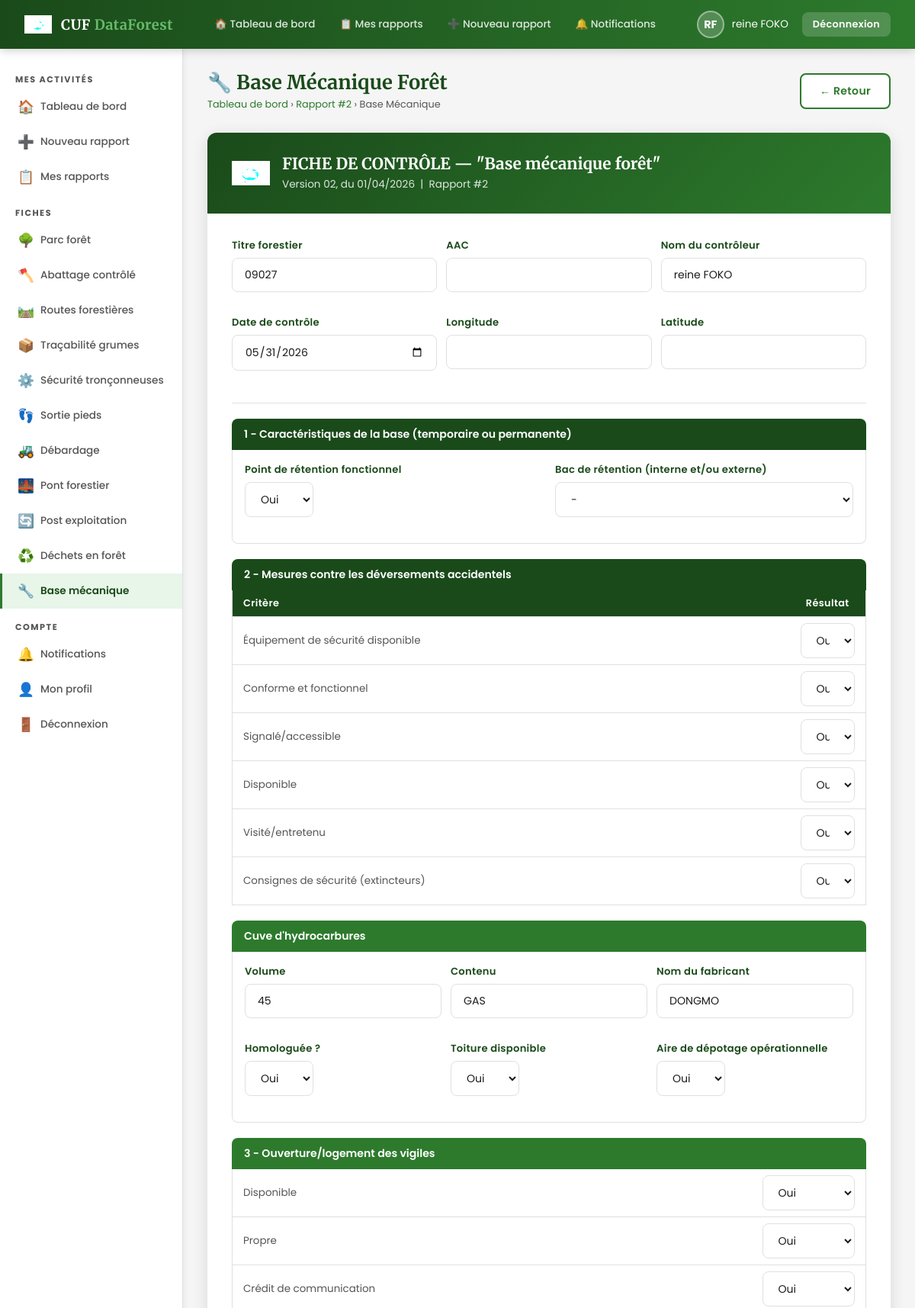
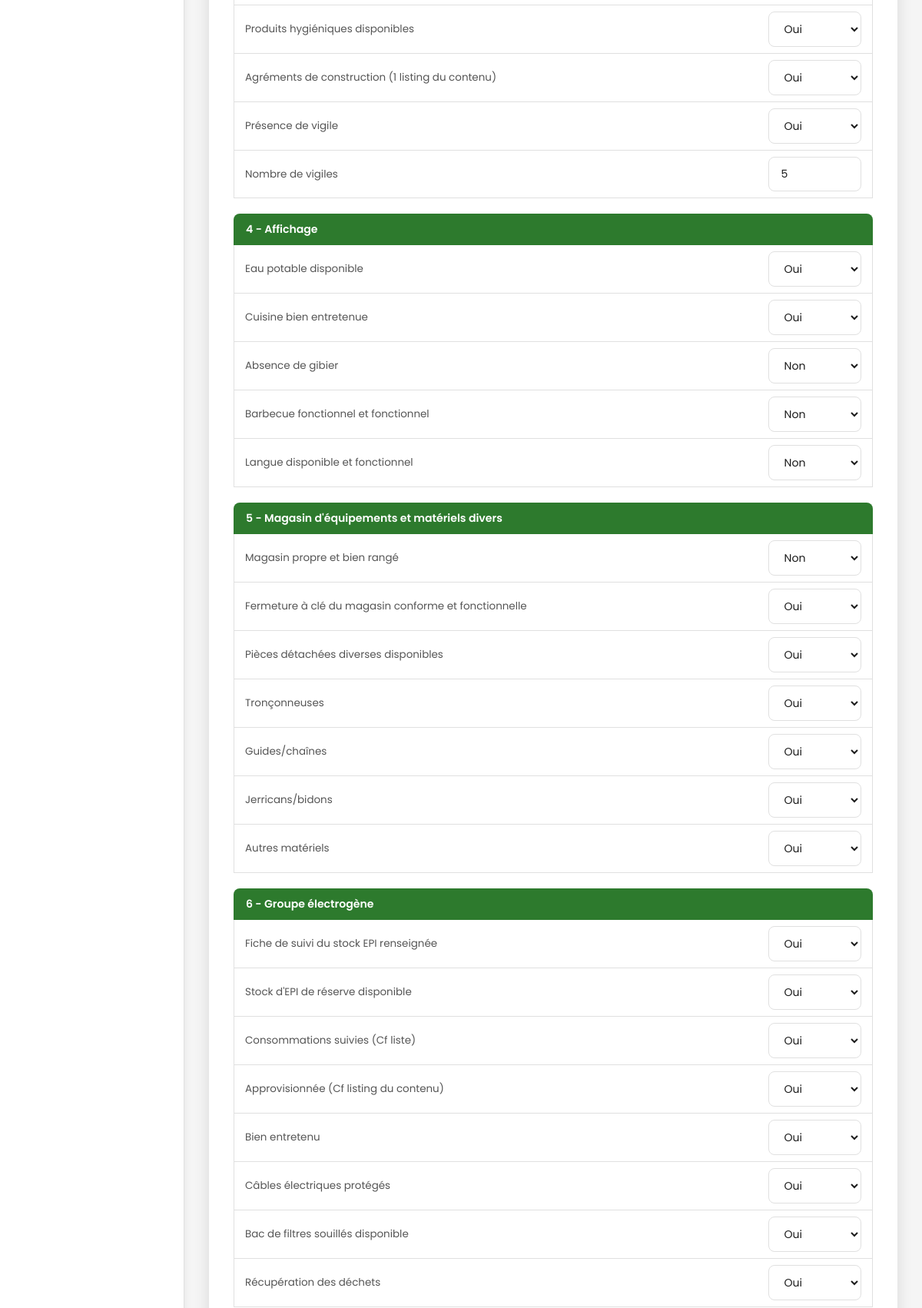
Page /pages/fiche_base_mecanique.php?rapport_id=2 (signed in, upper part) on the committed database (2 pictures, top to bottom).
### tables this page shows
CREATE TABLE `rapports` (
  `id` int(11) NOT NULL,
  `controleur_id` int(11) NOT NULL,
  `titre` varchar(200) DEFAULT NULL,
  `titre_forestier` varchar(100) DEFAULT NULL,
  `aac` varchar(50) DEFAULT NULL,
  `date_rapport` date NOT NULL,
  `statut` enum('brouillon','soumis','validé','rejeté') DEFAULT 'brouillon',
  `avis_global` text DEFAULT NULL,
  `note_globale` decimal(5,2) DEFAULT NULL,
  `date_soumission` datetime DEFAULT NULL,
  `date_validation` datetime DEFAULT NULL,
  `admin_id` int(11) DEFAULT NULL,
  `commentaire_admin` text DEFAULT NULL,
  `pdf_path` varchar(255) DEFAULT NULL,
  `date_creation` datetime DEFAULT current_timestamp()
);

CREATE TABLE `fiche_base_mecanique` (
  `id` int(11) NOT NULL,
  `rapport_id` int(11) NOT NULL,
  `titre_forestier` varchar(100) DEFAULT NULL,
  `aac` varchar(50) DEFAULT NULL,
  `longitude` varchar(50) DEFAULT NULL,
  `latitude` varchar(50) DEFAULT NULL,
  `nom_controleur` varchar(100) DEFAULT NULL,
  `date_controle` date DEFAULT NULL,
  `point_retention_fonctionnel` varchar(5) DEFAULT NULL,
  `diversements_accidentels` varchar(5) DEFAULT NULL,
  `equip_securite_disponible` varchar(5) DEFAULT NULL,
  `equip_conforme` varchar(5) DEFAULT NULL,
  `equip_signale` varchar(5) DEFAULT NULL,
  `equip_accessible` varchar(5) DEFAULT NULL,
  `equip_visite` varchar(5) DEFAULT NULL,
  `consignes_securite` varchar(5) DEFAULT NULL,
  `cuve_volume` varchar(20) DEFAULT NULL,
  `cuve_contenu` varchar(50) DEFAULT NULL,
  `cuve_nom_fabricant` varchar(100) DEFAULT NULL,
  `cuve_homologuee` varchar(5) DEFAULT NULL,
  `cuve_toiture` varchar(5) DEFAULT NULL,
  `aire_depotage_operationnelle` varchar(5) DEFAULT NULL,
  `local_regles_conformes` varchar(5) DEFAULT NULL,
  `local_autres` varchar(5) DEFAULT NULL,
  `vigiles_json` text DEFAULT NULL,
  `details_json` text DEFAULT NULL,
  `observations` text DEFAULT NULL
);

### pages/fiche_base_mecanique.php (the view, shortened to what this page needs)
<?php
$db=getDB(); $uid=$_SESSION['user_id'];
$rid=(int)($_GET['rapport_id']??0);
$stmt=$db->prepare("SELECT * FROM rapports WHERE id=?");$stmt->bind_param('i',$rid);$stmt->execute();
$rapport=$stmt->get_result()->fetch_assoc();
$existing=$db->query("SELECT * FROM fiche_base_mecanique WHERE rapport_id=$rid")->fetch_assoc();
$details=[];
if($existing&&!empty($existing['details_json']))$details=json_decode($existing['details_json'],true)??[];
include '../includes/header.php';
function vb($e,$f,$def=''){return htmlspecialchars($e[$f]??$def);}
function ynb($e,$f,$label=''){
    $v=$e[$f]??'';
    echo '<div style="display:flex;align-items:center;gap:6px;">';
    echo '<select name="'.$f.'" class="form-control" style="max-width:90px;">';
    foreach([''=>'-','Oui'=>'Oui','Non'=>'Non'] as $k=>$lbl)
        echo '<option value="'.$k.'" '.($v===$k?'selected':'').'>'.$lbl.'</option>';
    echo '</select></div>';
}
?>
<div class="page-header">
    <div><h1 class="page-title">🔧 Base Mécanique Forêt</h1>
    <div class="breadcrumb"><a href="../dashboard_controleur.php">Tableau de bord</a> › <a href="rapport_edit.php?id=<?=$rid?>">Rapport #<?=$rid?></a> › Base Mécanique</div></div>
    <a href="rapport_edit.php?id=<?=$rid?>" class="btn btn-secondary">← Retour</a>
</div>
<form method="POST" class="fiche-form-container fade-in">
<div class="fiche-form-header"><img src="../images/logo.png" alt="CUF"/>
    <div><h2>FICHE DE CONTRÔLE — "Base mécanique forêt"</h2><p>Version 02, du 01/04/2026 &nbsp;|&nbsp; Rapport #<?=$rid?></p></div>
</div>
<div class="fiche-form-body">
    <div class="form-row-3 mb-3">
        <div class="form-group"><label>Titre forestier</label><input type="text" name="titre_forestier" class="form-control" value="<?=vb($existing,'titre_forestier',$rapport['titre_forestier']??'')?>"/></div>
        <div class="form-group"><label>AAC</label><input type="text" name="aac" class="form-control" value="<?=vb($existing,'aac',$rapport['aac']??'')?>"/></div>
        <div class="form-group"><label>Nom du contrôleur</label><input type="text" name="nom_controleur" class="form-control" value="<?=vb($existing,'nom_controleur',$_SESSION['prenom'].' '.$_SESSION['nom'])?>"/></div>
        <div class="form-group"><label>Date de contrôle</label><input type="date" name="date_controle" class="form-control" value="<?=vb($existing,'date_controle',date('Y-m-d'))?>"/></div>
        <div class="form-group"><label>Longitude</label><input type="text" name="longitude" class="form-control" value="<?=vb($existing,'longitude')?>"/></div>
        <div class="form-group"><label>Latitude</label><input type="text" name="latitude" class="form-control" value="<?=vb($existing,'latitude')?>"/></div>
    </div>
    <hr class="divider"/>
    <div style="margin-bottom:20px;">
        <div style="background:var(--vert-fonce);color:white;padding:10px 16px;font-weight:600;font-size:0.88rem;border-radius:var(--radius-sm) var(--radius-sm) 0 0;">1 - Caractéristiques de la base (temporaire ou permanente)</div>
        <div style="padding:16px;border:1px solid var(--gris-moyen);border-top:none;border-radius:0 0 var(--radius-sm) var(--radius-sm);">
            <div class="form-row">
                <div class="form-group"><label>Point de rétention fonctionnel</label><?php ynb($existing??[],'point_retention_fonctionnel');?></div>
                <div class="form-group"><label>Bac de rétention (interne et/ou externe)</label>
                    <select name="bac_retention" class="form-control"><option value="">-</option></select>
                </div>
            </div>
        </div>
    </div>
    <div style="margin-bottom:20px;">
        <div style="background:var(--vert-fonce);color:white;padding:10px 16px;font-weight:600;font-size:0.88rem;border-radius:var(--radius-sm) var(--radius-sm) 0 0;">2 - Mesures contre les déversements accidentels</div>
        <table style="width:100%;border-collapse:collapse;font-size:0.84rem;border:1px solid var(--gris-moyen);border-top:none;">
            <thead><tr style="background:var(--vert-pale);">
                <th style="padding:8px 14px;border-bottom:1px solid var(--gris-moyen);">Critère</th>
                <th style="padding:8px 14px;width:100px;text-align:center;border-bottom:1px solid var(--gris-moyen);">Résultat</th>
            </tr></thead>
            <tbody>
            <?php $s2=[
                ['equip_securite_disponible','Équipement de sécurité disponible'],
                ['equip_conforme','Conforme et fonctionnel'],
                ['equip_signale','Signalé/accessible'],
                ['equip_accessible','Disponible'],
                ['equip_visite','Visité/entretenu'],
                ['consignes_securite','Consignes de sécurité (extincteurs)'],
            ];foreach($s2 as[$key,$lbl]):?>
            <tr style="border-bottom:1px solid var(--gris-moyen);">
                <td style="padding:10px 14px;"><?=$lbl?></td>
                <td style="padding:8px 14px;text-align:center;"><?php ynb($existing??[],$key);?></td>
            </tr>
            <?php endforeach;?>
            </tbody>
        </table>
    </div>
    <div style="margin-bottom:20px;">
        <div style="background:var(--vert-moyen);color:white;padding:10px 16px;font-weight:600;font-size:0.88rem;border-radius:var(--radius-sm) var(--radius-sm) 0 0;">Cuve d'hydrocarbures</div>
        <div style="padding:16px;border:1px solid var(--gris-moyen);border-top:none;border-radius:0 0 var(--radius-sm) var(--radius-sm);">
            <div class="form-row-3">
                <div class="form-group"><label>Volume</label><input type="text" name="cuve_volume" class="form-control" value="<?=vb($existing,'cuve_volume')?>" placeholder="ex: 1000 L"/></div>
                <div class="form-group"><label>Contenu</label><input type="text" name="cuve_contenu" class="form-control" value="<?=vb($existing,'cuve_contenu')?>" placeholder="ex: Gas-oil"/></div>
                <div class="form-group"><label>Nom du fabricant</label><input type="text" name="cuve_nom_fabricant" class="form-control" value="<?=vb($existing,'cuve_nom_fabricant')?>"/></div>
                <div class="form-group"><label>Homologuée ?</label><?php ynb($existing??[],'cuve_homologuee');?></div>
                <div class="form-group"><label>Toiture disponible</label><?php ynb($existing??[],'cuve_toiture');?></div>
                <div class="form-group"><label>Aire de dépotage opérationnelle</label><?php ynb($existing??[],'aire_depotage_operationnelle');?></div>
            </div>
        </div>
    </div>
    <?php
    $big_sections=[
        '3 - Ouverture/logement des vigiles'=>[
            ['details[s3_disponible]','Disponible','yno'],
            ['details[s3_propre]','Propre','yno'],
            ['details[s3_credit_communication]','Crédit de communication','yno'],
            ['details[s3_produits_hygiene]','Produits hygiéniques disponibles','yno'],
            ['details[s3_agregats_construction]','Agréments de construction (1 listing du contenu)','yno'],
            ['details[s3_presence_vigile]','Présence de vigile','yno'],
            ['details[s3_nb_vigiles]','Nombre de vigiles','text'],
        ],
        '4 - Affichage'=>[
            ['details[s4_eau_potable]','Eau potable disponible','yno'],
            ['details[s4_cuisine]','Cuisine bien entretenue','yno'],
            ['details[s4_absence_gibier]','Absence de gibier','yno'],
            ['details[s4_barbecue]','Barbecue fonctionnel et fonctionnel','yno'],
            ['details[s4_langue_disponible]','Langue disponible et fonctionnel','yno'],
        ],
        '5 - Magasin d\'équipements et matériels divers'=>[
            ['details[s5_propre]','Magasin propre et bien rangé','yno'],
            ['details[s5_fermeture]','Fermeture à clé du magasin conforme et fonctionnelle','yno'],
            ['details[s5_piez_detachees]','Pièces détachées diverses disponibles','yno'],
            ['details[s5_tronconneuses]','Tronçonneuses','yno'],
            ['details[s5_guides_chaines]','Guides/chaînes','yno'],
            ['details[s5_jerricans]','Jerricans/bidons','yno'],
            ['details[s5_autres_materiel]','Autres matériels','yno'],
        ],
        '6 - Groupe électrogène'=>[
            ['details[s6_fiche_epi]','Fiche de suivi du stock EPI renseignée','yno'],
            ['details[s6_stock_epi]','Stock d\'EPI de réserve disponible','yno'],
            ['details[s6_consommations]','Consommations suivies (Cf liste)','yno'],
            ['details[s6_approvisionnement]','Approvisionnée (Cf listing du contenu)','yno'],
            ['details[s6_bien_entretenu]','Bien entretenu','yno'],
            ['details[s6_cables_proteges]','Câbles électriques protégés','yno'],
            ['details[s6_bac_filtres]','Bac de filtres souillés disponible','yno'],
            ['details[s6_recuperation]','Récupération des déchets','yno'],
        ],
    ];
    foreach($big_sections as $stitle=>$sitems):?>
    <div style="margin-bottom:20px;">
        <div style="background:var(--vert-moyen);color:white;padding:10px 16px;font-weight:600;font-size:0.88rem;border-radius:var(--radius-sm) var(--radius-sm) 0 0;"><?=$stitle?></div>
        <table style="width:100%;border-collapse:collapse;font-size:0.84rem;border:1px solid var(--gris-moyen);border-top:none;">
            <tbody>
            <?php foreach($sitems as[$fname,$flabel,$ftype]):?>
            <tr style="border-bottom:1px solid var(--gris-moyen);">
                <td style="padding:10px 14px;"><?=$flabel?></td>
                <td style="padding:8px 14px;width:150px;">
                    <?php $parts=explode('[',str_replace(']','',$fname));$key=$parts[1]??$fname;
                    $val=$details[$key]??'';
                    if($ftype==='yno'):?>
                    <select name="<?=$fname?>" class="form-control">
                        <option value="Oui" <?=$val==='Oui'?'selected':''?>>Oui</option>
                        <option value="Non" <?=$val==='Non'?'selected':''?>>Non</option>
                    </select>
                    <?php else:?>
                    <input type="text" name="<?=$fname?>" class="form-control" value="<?=htmlspecialchars($val)?>"/>
                    <?php endif;?>
                </td>
            </tr>
            <?php endforeach;?>
            </tbody>
        </table>
    </div>
    <?php endforeach;?>
</div></form>
<?php include '../includes/footer.php';?>

### css/style.css (style rules this page uses)
:root { --vert-fonce: #1a4a1a; --vert-moyen: #2d7a2d; --vert-clair: #4caf50; --vert-pale: #e8f5e9; --vert-accent: #66bb6a; --blanc: #ffffff; --gris-clair: #f5f5f5; --gris-moyen: #e0e0e0; --gris-texte: #555555; --noir-doux: #1c1c1c; --orange-alerte:#ff9800; --rouge: #e53935; --bleu-info: #1976d2; --ombre: 0 4px 20px rgba(0,0,0,0.12); --ombre-forte: 0 8px 32px rgba(0,0,0,0.18); --radius: 12px; --radius-sm: 8px; --transition: all 0.3s ease; }
* { margin: 0; padding: 0; box-sizing: border-box; }
body { font-family: 'Poppins', sans-serif; background: var(--gris-clair); color: var(--noir-doux); min-height: 100vh; }
.form-group { margin-bottom: 18px; }
.form-group label { display: block; font-size: 0.82rem; font-weight: 600; color: var(--vert-fonce); margin-bottom: 6px; letter-spacing: 0.3px; }
.form-control { width: 100%; padding: 11px 16px; border: 1.5px solid var(--gris-moyen); border-radius: var(--radius-sm); font-family: 'Poppins', sans-serif; font-size: 0.88rem; color: var(--noir-doux); background: white; transition: var(--transition); outline: none; }
select.form-control { cursor: pointer; }
.form-row { display: grid; grid-template-columns: 1fr 1fr; gap: 16px; }
.form-row-3 { display: grid; grid-template-columns: 1fr 1fr 1fr; gap: 12px; }
.btn { padding: 11px 24px; border: none; border-radius: var(--radius-sm); font-family: 'Poppins', sans-serif; font-size: 0.88rem; font-weight: 600; cursor: pointer; transition: var(--transition); display: inline-flex; align-items: center; gap: 8px; text-decoration: none; letter-spacing: 0.3px; }
.btn-secondary { background: white; color: var(--vert-moyen); border: 2px solid var(--vert-moyen); }
.page-header { margin-bottom: 28px; display: flex; align-items: center; justify-content: space-between; flex-wrap: wrap; gap: 12px; }
.page-title { font-family: 'Merriweather', serif; font-size: 1.6rem; color: var(--vert-fonce); display: flex; align-items: center; gap: 10px; }
.breadcrumb { font-size: 0.8rem; color: var(--gris-texte); margin-top: 4px; }
.breadcrumb a { color: var(--vert-moyen); text-decoration: none; }
table { width: 100%; border-collapse: collapse; font-size: 0.85rem; }
thead th { background: var(--vert-fonce); color: white; padding: 12px 16px; text-align: left; font-weight: 600; font-size: 0.8rem; letter-spacing: 0.4px; white-space: nowrap; }
thead th:first-child { border-radius: 0; }
tbody tr { border-bottom: 1px solid var(--gris-moyen); transition: var(--transition); }
tbody tr:last-child { border-bottom: none; }
td { padding: 11px 16px; color: var(--gris-texte); vertical-align: middle; }
.fiche-form-container { background: white; border-radius: var(--radius); box-shadow: var(--ombre); overflow: hidden; }
.fiche-form-header { background: linear-gradient(135deg, var(--vert-fonce), var(--vert-moyen)); color: white; padding: 28px 32px; display: flex; align-items: center; gap: 16px; }
.fiche-form-header img { width: 50px; filter: brightness(10); }
.fiche-form-header h2 { font-size: 1.3rem; font-family: 'Merriweather', serif; }
.fiche-form-header p { font-size: 0.85rem; opacity: 0.85; margin-top: 4px; }
.fiche-form-body { padding: 32px; }
.mb-3 { margin-bottom: 24px; }
.divider { border: none; border-top: 1px solid var(--gris-moyen); margin: 20px 0; }
.fade-in { animation: fadeIn 0.4s ease forwards; }

### rows in the picture
rapports: titre_forestier "09027"
fiche_base_mecanique: nom_controleur "reine FOKO", date_controle "05/31/2026", point_retention_fonctionnel "Oui", equip_securite_disponible "Oui", equip_conforme "Oui", equip_signale "Oui", equip_accessible "Oui", equip_visite "Oui", consignes_securite "Oui", cuve_volume "45", cuve_contenu "GAS", cuve_nom_fabricant "DONGMO", cuve_homologuee "Oui", cuve_toiture "Oui", aire_depotage_operationnelle "Oui", details_json "Oui", details_json "5", details_json "Non"

### other values in the picture
$initiales "RF"
$rid "2"
$lbl "Équipement de sécurité disponible"
$lbl "Conforme et fonctionnel"
$lbl "Signalé/accessible"
$lbl "Disponible"
$lbl "Visité/entretenu"
$lbl "Consignes de sécurité (extincteurs)"
$stitle "3 - Ouverture/logement des vigiles"
$flabel "Disponible"
$flabel "Propre"
$flabel "Crédit de communication"
$flabel "Produits hygiéniques disponibles"
$flabel "Agréments de construction (1 listing du contenu)"
$flabel "Présence de vigile"
